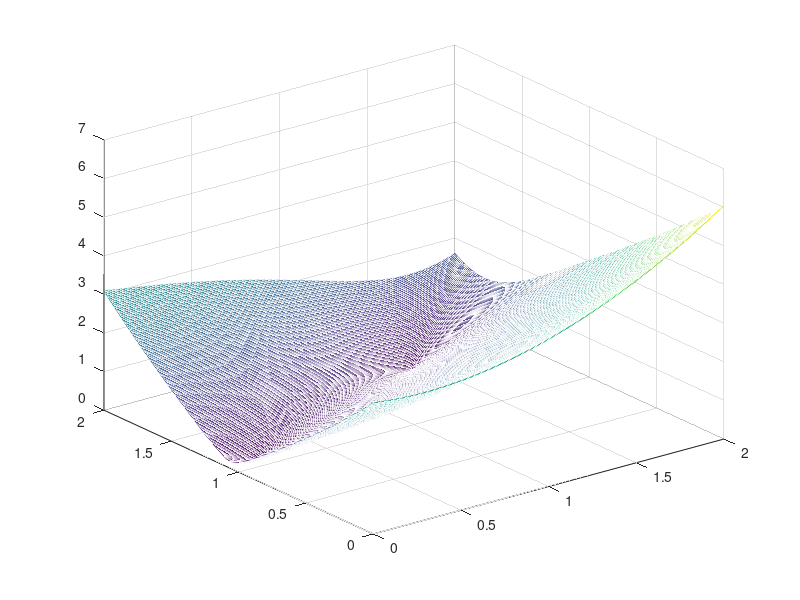

This chart was generated by the following MATLAB code: (Note: this script raises an error after producing the figure.)
% TP8

% appliquer Newton-Raphson à une focntion vecorielle
% fct vectorielles:
% F=@(x) [cos(x), sin(x), tan(x)]
% F=@(x,y) [cos(x)+sin(y), x-y*cos(x)]
% (on veut recycler ce qu'on a fait au tp précédant (?))
% on peut aussi faire
% F = @(x) [sin(x(1)), cos(x(2))+x(1)]  (ici x est un vecteur, ex: x=[1,3])
% ce dernier est préferable pour réutiliser nos algo qui étaient scalaires à la base

% la dérivée d'un fonction vectorielle est la matrice jacobienne
% Fp = @(x) [DF_1/Dx_1, DF_2/Dx_2, DF_3/Dx_3]

% on va devoir modifer une ligne de l'algo de Newton-Raphson:
% x^(k+1) = x^(k) - f(x_k)/f'(x_k)

% Ax=b  x=b/A  <=> x=A\b sur Octave
% ligne 15 // //  - Fp(x)\F(x)   => va tout le temps fonctionner même si scalaire


%fct du b)
F=@(x) [x(1)^2-x(2)-1; (x(1)-2)^2+(x(2)-0.5)^2-1]

%x = -2:0.1:2
x = linspace(0, 2, 300);
y = linspace(0, 2, 300);

for i=1:size(x,2)
  for j=1:size(y,2)
    z(i,j)=norm(F([x(i),y(j)]));
  endfor
endfor
mesh(x, y, z) % (set(gca,'Zlim',[-1,1]) dans command window)

% on peut voir une racine en x=0.2, y=1.1
% et l'autre en x=1.5, y=1.6


% c)

%jacobienne Fp
Fp=@(x) [2*x(1), -1; 2*x(1)-4, 2*x(2)-1];
x0 = [1.5; 1.6];
%x0 = [0.2; 1.1];
[n_nr , sol_nr] = tp7newtonraphson( F, Fp, x0)
